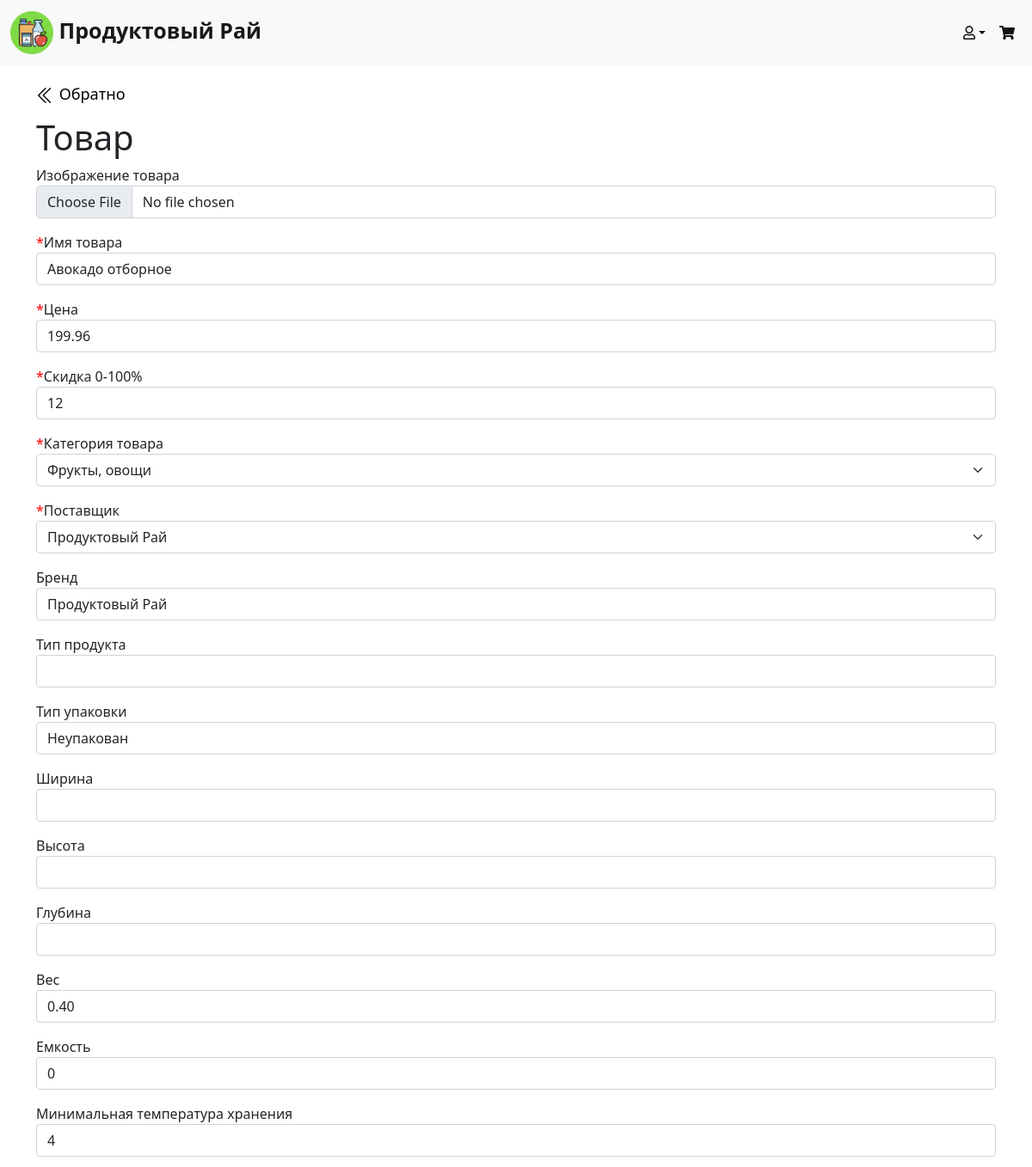
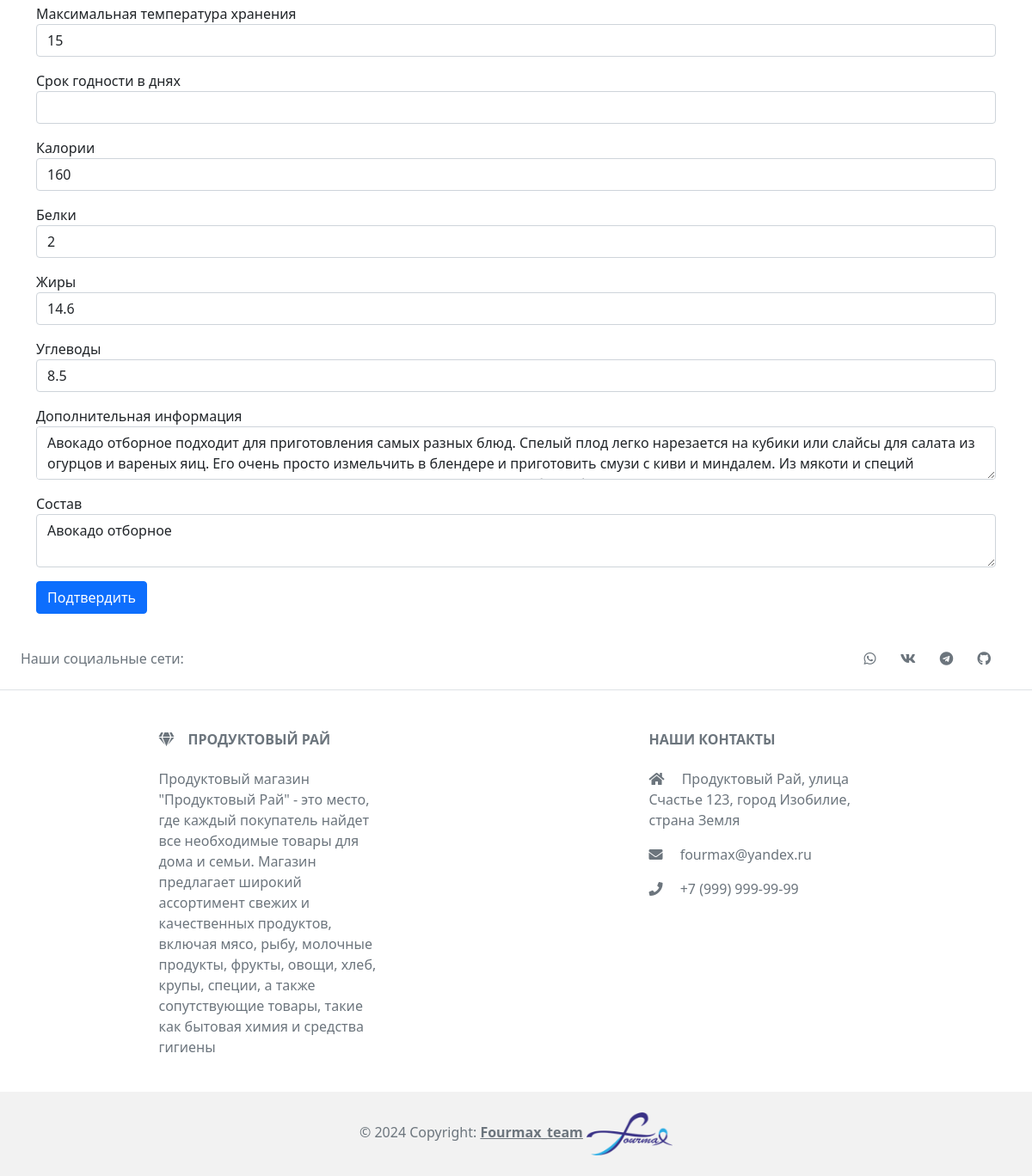
The app's page /update_product/4 with its own data (2 pictures, top to bottom).
### data/items.py (models this page shows)
class Item(SqlAlchemyBase, SerializerMixin):
    __tablename__ = 'items'
    id = sqlalchemy.Column(sqlalchemy.Integer, primary_key=True,
                           autoincrement=True)
    name = sqlalchemy.Column(sqlalchemy.String, nullable=True)
    price = sqlalchemy.Column(sqlalchemy.Float, nullable=True)
    discount = sqlalchemy.Column(sqlalchemy.Float, nullable=True)
    supplier = sqlalchemy.Column(sqlalchemy.Integer,
                                 sqlalchemy.ForeignKey('suppliers.id'))
    category = sqlalchemy.Column(sqlalchemy.Integer,
                                 sqlalchemy.ForeignKey('categories.id'))
    brand = sqlalchemy.Column(sqlalchemy.String, nullable=True)
    type = sqlalchemy.Column(sqlalchemy.String, nullable=True)
    type_of_packing = sqlalchemy.Column(sqlalchemy.String, nullable=True)
    width = sqlalchemy.Column(sqlalchemy.String, nullable=True)
    height = sqlalchemy.Column(sqlalchemy.String, nullable=True)
    depth = sqlalchemy.Column(sqlalchemy.String, nullable=True)
    weight = sqlalchemy.Column(sqlalchemy.String, nullable=True)
    capacity = sqlalchemy.Column(sqlalchemy.String, nullable=True)
    min_temp = sqlalchemy.Column(sqlalchemy.String, nullable=True)
    max_temp = sqlalchemy.Column(sqlalchemy.String, nullable=True)
    expiration_date = sqlalchemy.Column(sqlalchemy.String, nullable=True)
    calories = sqlalchemy.Column(sqlalchemy.String, nullable=True)
    squirrels = sqlalchemy.Column(sqlalchemy.String, nullable=True)
    fats = sqlalchemy.Column(sqlalchemy.String, nullable=True)
    carbohydrates = sqlalchemy.Column(sqlalchemy.String, nullable=True)
    description = sqlalchemy.Column(sqlalchemy.String, nullable=True)
    composition = sqlalchemy.Column(sqlalchemy.String, nullable=True)
    categories = orm.relationship('Category')
    suppliers = orm.relationship('Supplier')

### server.py (the view, shortened to what this page needs)
@app.route("/update_product/<int:item_id>", methods=['GET', 'POST'])
def update_product_page(item_id):
    session = db_session.create_session()
    suppliers_names = [
        supplier.name for supplier in session.query(Supplier).all()
    ]
    categories_names = [
        category.name for category in session.query(Category).all()
    ]
    form = AddProductForm()
    form.supplier.choices = suppliers_names
    form.category.choices = categories_names
    if request.method == "GET":
        session = db_session.create_session()
        item = session.query(Item).filter(Item.id == item_id).first()
        if item:
            form.name.data = item.name
            form.cost.data = item.price
            form.discount.data = item.discount
            form.category.data = session.query(Category).filter(
                Category.id == item.category
            ).first().name
            form.supplier.data = session.query(Supplier).filter(
                Supplier.id == item.supplier
            ).first().name
            form.brand.data = item.brand
            form.type.data = item.type
            form.type_of_packing.data = item.type_of_packing
            form.width.data = item.width
            form.height.data = item.height
            form.depth.data = item.depth
            form.weight.data = item.weight
            form.capacity.data = item.capacity
            form.min_temp.data = item.min_temp
            form.max_temp.data = item.max_temp
            form.expiration_date.data = item.expiration_date
            form.calories.data = item.calories
            form.squirrels.data = item.squirrels
            form.fats.data = item.fats
            form.carbohydrates.data = item.carbohydrates
            form.extra_information.data = item.description
            form.composition.data = item.composition
        else:
            abort(404)
    return render_template(
        'add_product.html', title='Редактирование товара',
        host_data=request.host, form=form
    )

### data/db_session.py (called while the page is built)
def create_session() -> Session:
    global __factory
    return __factory()

### templates/add_product.html (shortened to what this page needs)
{% extends "base.html" %}
{% block content %}
    <div class="return-to-catalog" style="padding-top: 20px;">
        <a href="/admin">
        </a>
        <a href="/admin">Обратно</a>
    </div>
    <h1>Товар</h1>
    <form action="" method="post" enctype="multipart/form-data">
        <p>
            {{ form.product_image.label }}<br>
            {{ form.product_image(class="form-control", accept=".png") }}
        </p>
        <p>
            <span class="req-marker">*</span>{{ form.name.label }}<br>
            {{ form.name(class="form-control") }}
        </p>
        <p>
            <span class="req-marker">*</span>{{ form.cost.label }}<br>
            {{ form.cost(class="form-control") }}
        </p>
        <p>
            <span class="req-marker">*</span>{{ form.discount.label }}<br>
            {{ form.discount(class="form-control") }}
        </p>
        <p>
            <span class="req-marker">*</span>{{ form.category.label }}<br>
            {{ form.category(class="form-select") }}
        </p>
        <p>
            <span class="req-marker">*</span>{{ form.supplier.label }}<br>
            {{ form.supplier(class="form-select") }}
        </p>
        <p>
            {{ form.brand.label }}<br>
            {{ form.brand(class="form-control") }}
        </p>
        <p>
            {{ form.type.label }}<br>
            {{ form.type(class="form-control") }}
        </p>
        <p>
            {{ form.type_of_packing.label }}<br>
            {{ form.type_of_packing(class="form-control") }}
        </p>
        <p>
            {{ form.width.label }}<br>
            {{ form.width(class="form-control") }}
        </p>
        <p>
            {{ form.height.label }}<br>
            {{ form.height(class="form-control") }}
        </p>
        <p>
            {{ form.depth.label }}<br>
            {{ form.depth(class="form-control") }}
        </p>
        <p>
            {{ form.weight.label }}<br>
            {{ form.weight(class="form-control") }}
        </p>
        <p>
            {{ form.capacity.label }}<br>
            {{ form.capacity(class="form-control") }}
        </p>
        <p>
            {{ form.min_temp.label }}<br>
            {{ form.min_temp(class="form-control") }}
        </p>
        <p>
            {{ form.max_temp.label }}<br>
            {{ form.max_temp(class="form-control") }}
        </p>
        <p>
            {{ form.expiration_date.label }}<br>
            {{ form.expiration_date(class="form-control") }}
        </p>
        <p>
            {{ form.calories.label }}<br>
            {{ form.calories(class="form-control") }}
        </p>
        <p>
            {{ form.squirrels.label }}<br>
            {{ form.squirrels(class="form-control") }}
        </p>
        <p>
            {{ form.fats.label }}<br>
            {{ form.fats(class="form-control") }}
        </p>
        <p>
            {{ form.carbohydrates.label }}<br>
            {{ form.carbohydrates(class="form-control") }}
        </p>
        <p>
            {{ form.extra_information.label }}<br>
            {{ form.extra_information(class="form-control") }}
        </p>
        <p>
            {{ form.composition.label }}<br>
            {{ form.composition(class="form-control") }}
        </p>
        <p>{{ form.submit(type="submit", class="btn btn-primary") }}</p>
    </form>
{% endblock %}

### static/css/style.css (style rules this page uses)
* { scrollbar-width: 3px; scrollbar-color: #c1c1c1 #f1f1f1; }
.return-to-catalog { height: 60px; }
.return-to-catalog a { color: black; font-size: 18px; font-weight: 450; text-decoration: none; }
.return-to-catalog svg { width: 22px; height: 22px; }
.req-marker { color: red; }

### records on screen
Item: name "Авокадо отборное", discount "12", category "Фрукты, овощи", supplier "Продуктовый Рай", brand "Продуктовый Рай", type_of_packing "Неупакован", weight "0.40", capacity "0", min_temp "4", max_temp "15", calories "160", squirrels "2", fats "14.6", carbohydrates "8.5", composition "Авокадо отборное"
